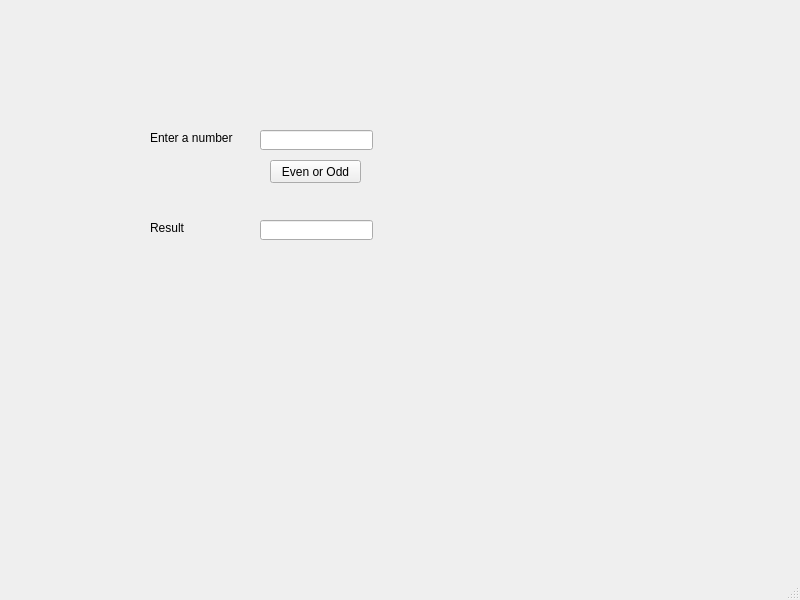
<?xml version="1.0" encoding="UTF-8"?>
<ui version="4.0">
 <class>evenOrOdd</class>
 <widget class="QMainWindow" name="evenOrOdd">
  <property name="geometry">
   <rect>
    <x>0</x>
    <y>0</y>
    <width>800</width>
    <height>600</height>
   </rect>
  </property>
  <property name="font">
   <font>
    <family>Arial</family>
    <pointsize>9</pointsize>
   </font>
  </property>
  <property name="windowTitle">
   <string>Even or Odd</string>
  </property>
  <widget class="QWidget" name="centralwidget">
   <widget class="QLabel" name="lblInput">
    <property name="geometry">
     <rect>
      <x>150</x>
      <y>130</y>
      <width>91</width>
      <height>16</height>
     </rect>
    </property>
    <property name="text">
     <string>Enter a number</string>
    </property>
   </widget>
   <widget class="QLineEdit" name="txtInput">
    <property name="geometry">
     <rect>
      <x>260</x>
      <y>130</y>
      <width>113</width>
      <height>20</height>
     </rect>
    </property>
   </widget>
   <widget class="QPushButton" name="btnEvaluate">
    <property name="geometry">
     <rect>
      <x>270</x>
      <y>160</y>
      <width>91</width>
      <height>23</height>
     </rect>
    </property>
    <property name="text">
     <string>Even or Odd</string>
    </property>
   </widget>
   <widget class="QLabel" name="lblResult">
    <property name="geometry">
     <rect>
      <x>150</x>
      <y>220</y>
      <width>91</width>
      <height>16</height>
     </rect>
    </property>
    <property name="text">
     <string>Result</string>
    </property>
   </widget>
   <widget class="QLineEdit" name="txtResult">
    <property name="geometry">
     <rect>
      <x>260</x>
      <y>220</y>
      <width>113</width>
      <height>20</height>
     </rect>
    </property>
    <property name="readOnly">
     <bool>true</bool>
    </property>
   </widget>
  </widget>
  <widget class="QMenuBar" name="menubar">
   <property name="geometry">
    <rect>
     <x>0</x>
     <y>0</y>
     <width>800</width>
     <height>21</height>
    </rect>
   </property>
  </widget>
  <widget class="QStatusBar" name="statusbar"/>
 </widget>
 <resources/>
 <connections/>
</ui>
